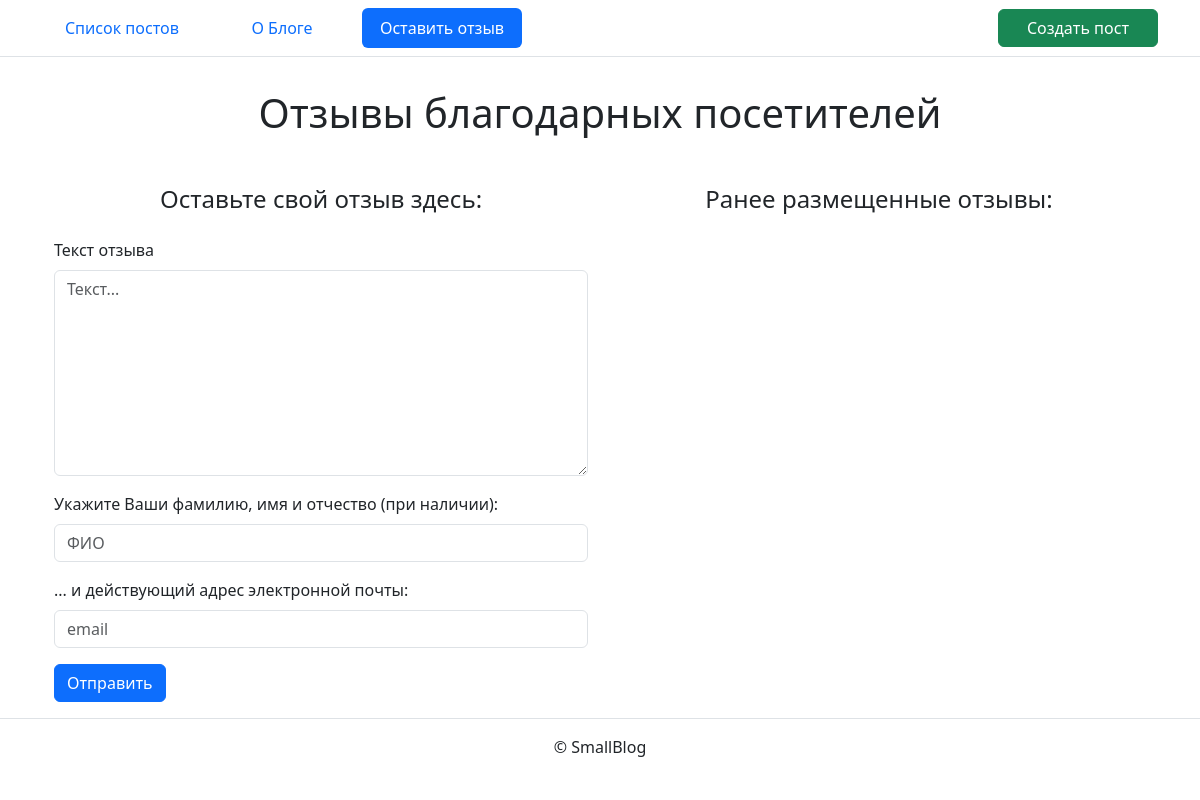
/feedback/, run on an earlier commit of the app's database.
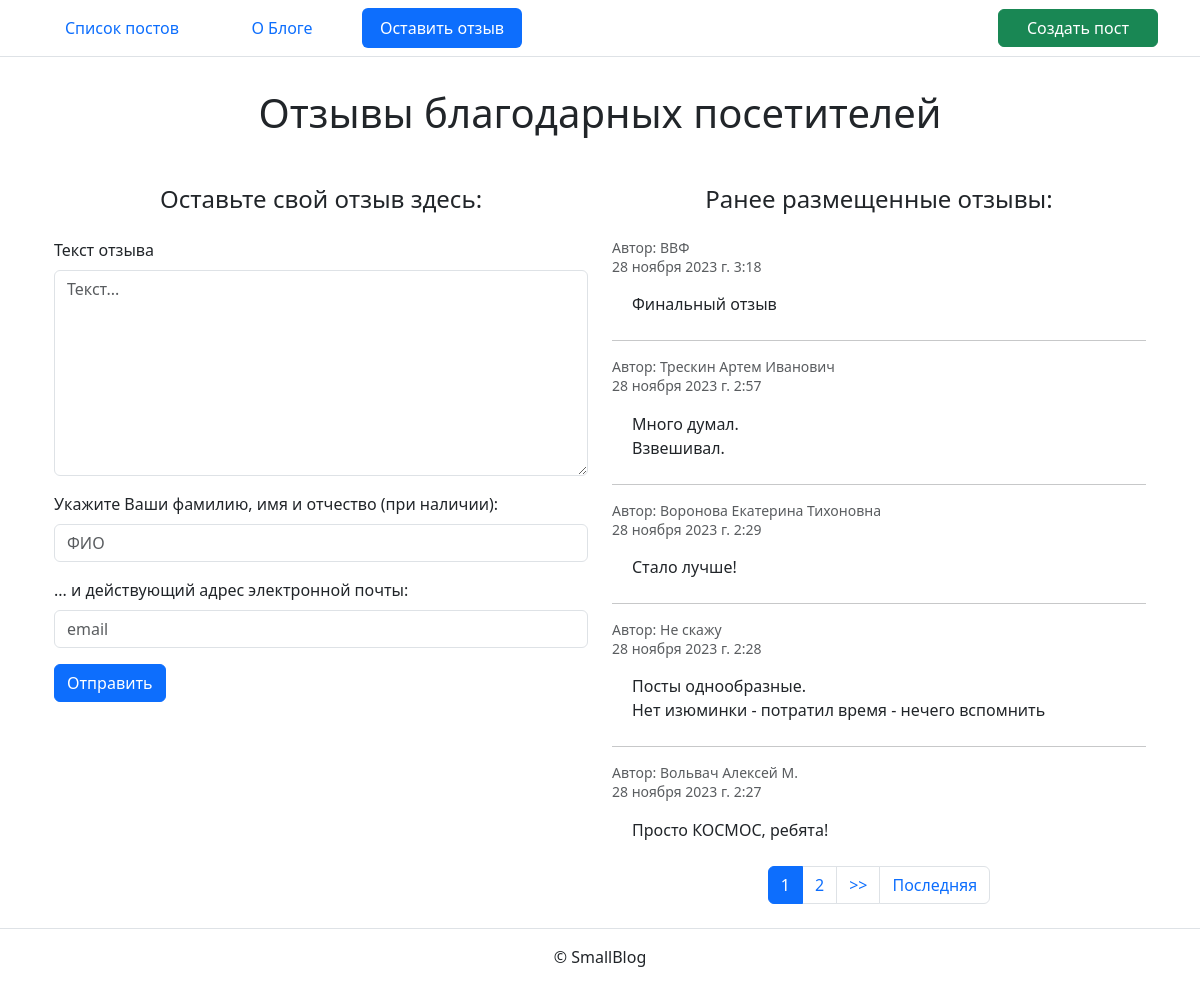
And on a later commit of the database.
### feedback/models.py (models this page shows, shortened)
class Feedback(models.Model):
    to_publish = models.BooleanField(
        default=False,
        verbose_name='Проверено',
        help_text='Поставьте галочку, чтобы опубликовать.'
    )
    created_at = models.DateTimeField(
        auto_now_add=True,
        verbose_name='Добавлено'
    )
    text = models.TextField('Текст отзыва')
    author = models.CharField(
        max_length=128,
        verbose_name='ФИО'
    )
    email = models.CharField(max_length=64, verbose_name='email')
    class Meta:
        ordering = ('-created_at',)
        verbose_name = 'отзыв'
        verbose_name_plural = 'Отзывы'

### feedback/views.py (the view)
# urls.py: path('', views.feedbacks, name='feedbacks'),
def feedbacks(request):
    paginator = Paginator(Feedback.objects.filter(to_publish=True), 5)
    page_number = request.GET.get('page')
    page_obj = paginator.get_page(page_number)
    context = {
        'form': FeedbackForm(),
        'page_obj': page_obj,
    }
    return render(request, 'feedback/feedbacks.html', context)

### feedback/forms.py
class FeedbackForm(forms.ModelForm):
    class Meta:
        model = Feedback
        fields = ('text', 'author', 'email')
        widgets = {
            'email': forms.EmailInput(attrs={
                'id': 'email',
                'class': 'form-control input-lg emailAddress',
                'name': 'email',
                'placeholder': 'email'}),
            'text': forms.Textarea(attrs={
                'rows':8,
                'placeholder': 'Текст...'}),
            'author': forms.TextInput(attrs={
                'placeholder': 'ФИО'}),
        }
    def __init__(self, *args, **kwargs):
        super().__init__(*args, **kwargs)
        self.fields['email'].label = "... и действующий адрес электронной почты:"
        self.fields['text'].label = "Текст отзыва"
        self.fields['author'].label = "Укажите Ваши фамилию, имя и отчество (при наличии):"

### templates/feedback/feedbacks.html (shortened to what this page needs)
{% extends "base.html" %}
{% load django_bootstrap5 %}
{% block page_title %}
  Отзывы благодарных посетителей
{% endblock %}
{% block content %}
<div class="container">
  <div class="row row-cols-1 row-cols-md-2">
    <div class="col">
      {% if form.is_valid %}
        <br>
        <div class='mb-3 d-flex justify-content-center'><h4>Ваш отзыв принят</h4></div>
        {% with item=form.instance %}
          {% include "includes/feedback_card.html" %}
        {% endwith%}
        <br>
        <div class=text-center>
          <h6 class='mb-0 text-muted'><small>Отзыв будет опубликован<br>после одобрения администратором</small></h6>
        </div>
      {% else %}
        <br>
        <div class="mb-3">
          <div class='mb-3 d-flex justify-content-center'><h4>Оставьте свой отзыв здесь:</h4></div>
          <form method="post" action="{% url 'feedback:add_feedback' %}">
            {% bootstrap_form form %}
            {% bootstrap_button button_type="submit" style="width: 8rem;" content="Отправить" %}
          </form>
        </div>
      {% endif %}
    </div>
    <div class="col">
      <br>
      <div class='mb-3 d-flex justify-content-center'><h4>Ранее размещенные отзывы:</h4></div>
      {% for item in page_obj %}
        {% include "includes/feedback_card.html" %}
        {% if not forloop.last %}
          <hr>
        {% endif %}
      {% endfor %}
      {% include "includes/paginator.html" %}
    </div>
  </div>
</div>
{% endblock %}

### templates/base.html (shortened to what this page needs)
<!DOCTYPE html>
<html lang="ru">
  <head>
    {% load django_bootstrap5 %}
    {% bootstrap_css %}
  </head>
  <body>
    <div class='col=6'>
    {% include "includes/header.html" %}
    <main>
      <div class="container pt-3">
        <h1 class="py-3 d-flex justify-content-center">
          {% block page_title %}{% endblock %}
        </h1>
        {% block content %}{% endblock %}
      </div>
    </main>
    {% include "includes/footer.html" %}
  </div>
  </body>
</html>

### templates/includes/header.html
<header>
  <nav class="navbar border-bottom">
    <div class="container">
      {% with request.resolver_match.view_name as view_name %}
        <ul class="nav nav-pills">
          <li class="nav-item" style="width: 10rem; text-align: center;">
            <a class="nav-link {% if view_name == 'blog:list' %} active {% endif %}"
              href="{% url 'blog:list' %}">
              Список постов
            </a>
          </li>
          <li class="nav-item" style="width: 10rem; text-align: center;">
            <a class="nav-link {% if view_name == 'about:about_page' %} active {% endif %}"
              href="{% url 'about:about_page' %}">
              О Блоге
            </a>
          </li>
          <li class="nav-item" style="width: 10rem; text-align: center;">
            <a class="nav-link {% if view_name == 'feedback:feedbacks' %} active {% endif %}"
              href="{% url 'feedback:add_feedback' %}">
              Оставить отзыв
            </a>
          </li>
        </ul>
      {% if view_name != 'blog:create' %}
        <a type="button" class="btn btn-success" style="width: 10rem; text-align: center;" href="{% url 'blog:create' %}" role="button">Создать пост</a>
      {% endif %}
      {% endwith %}
    </div>
  </nav>
</header>

### templates/includes/feedback_card.html
<div class="mb-4">
    <h6 class="text-muted">
      <p><small>
      Автор: {{ item.author }}<br>
      {{ item.created_at }}</small></p>
    </h6>
    <div style='padding-left:20px'>{{ item.text|linebreaksbr }}</div>
</div>

### templates/includes/paginator.html (shortened to what this page needs)
{% if page_obj.has_other_pages %}
  <nav aria-label="Page navigation" class="my-4">
    <ul class="pagination justify-content-center">
      {% for i in page_obj.paginator.page_range %}
        {% if page_obj.number == i %}
          <li class="page-item active">
            <span class="page-link">{{ i }}</span>
          </li>
        {% else %}
          <li class="page-item">
            <a class="page-link" href="?page={{ i }}">{{ i }}</a>
          </li>
        {% endif %}
      {% endfor %}
      {% if page_obj.has_next %}
        <li class="page-item">
          <a class="page-link" href="?page={{ page_obj.next_page_number }}">
            >>
          </a>
        </li>
        <li class="page-item">
          <a class="page-link" href="?page={{ page_obj.paginator.num_pages }}">
            Последняя
          </a>
        </li>
      {% endif %}
    </ul>
  </nav>
{% endif %}

### templates/includes/footer.html
<footer class="border-top text-center py-3">
  <p>© SmallBlog</p>
</footer>

What changed in the data, as far as the page shows it:
added Feedback: author "ВВФ", created_at "28 ноября 2023 г. 3:18", text "Финальный отзыв"
added Feedback: author "Трескин Артем Иванович", created_at "28 ноября 2023 г. 2:57", text "Много думал. Взвешивал."
added Feedback: author "Воронова Екатерина Тихоновна", created_at "28 ноября 2023 г. 2:29", text "Стало лучше!"
added Feedback: author "Не скажу", created_at "28 ноября 2023 г. 2:28", text "Посты однообразные. Нет изюминки - потратил время - нечего вспомнить"
added Feedback: author "Вольвач Алексей М.", created_at "28 ноября 2023 г. 2:27", text "Просто КОСМОС, ребята!"
Also different on the page:
new list line: "1"
new list line: "2"
text now shown: ">> Последняя"
